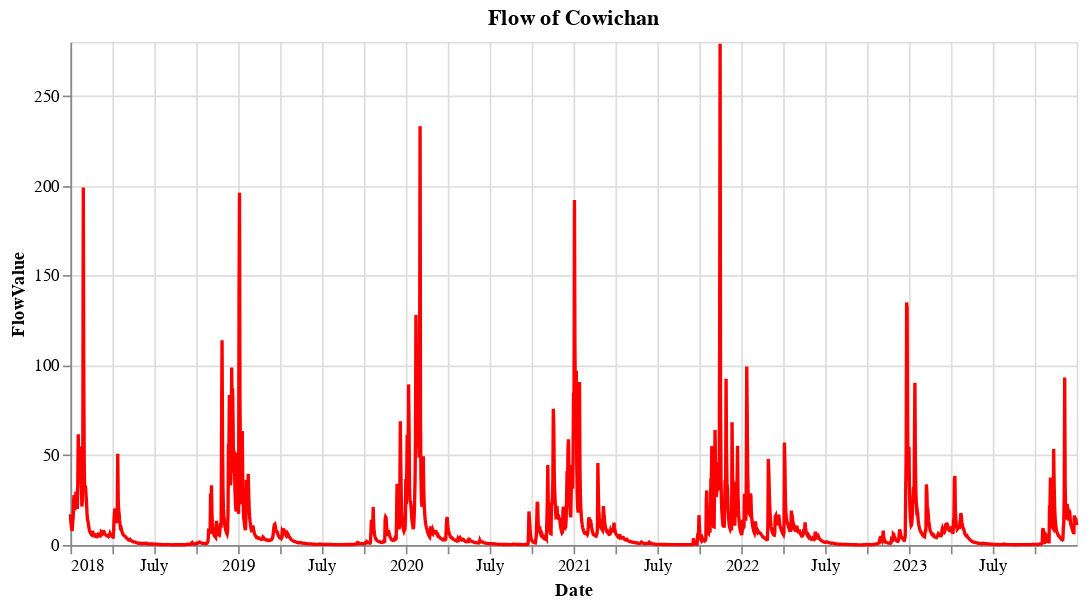

Notebook source saved alongside this figure:
### Code cell
df_filtered = sorted_flow[sorted_flow['STATION_NUMBER'] == "08HA003"]
cowichan_flow_chart = alt.Chart(df_filtered).mark_line(point=False, color = 'red').encode(
    x='Date:T',  
    y='FlowValue:Q',  
    tooltip=['YEAR', 'MONTH', 'FlowValue']  
).properties(
    width=600,
    height=300,
    title='Flow of Cowichan'
)

cowichan_flow_chart

### Figure 1 — Vega specification as saved in the notebook (floating-point values rounded to 4 significant figures; data arrays with more than 128 entries replaced by an {"elided": "..."} marker saying what was removed)
{"$schema": "https://vega.github.io/schema/vega/v5.json", "data": [{"name": "source_0", "values": {"elided": "2191 records"}, "transform": [{"type": "formula", "expr": "toDate(datum['Date'])", "as": "Date"}]}, {"name": "source_0_y_domain_FlowValue", "values": [{"min": 0.096, "max": 279.0}]}], "marks": [{"type": "line", "name": "marks", "from": {"data": "source_0"}, "sort": {"field": "datum[\"Date\"]"}, "encode": {"update": {"x": {"field": "Date", "scale": "x"}, "y": {"field": "FlowValue", "scale": "y"}, "defined": {"signal": "isValid(datum[\"Date\"]) && isFinite(+datum[\"Date\"]) && isValid(datum[\"FlowValue\"]) && isFinite(+datum[\"FlowValue\"])"}, "stroke": {"value": "red"}, "tooltip": {"signal": "{\"YEAR\": format(datum[\"YEAR\"], \"\"), \"MONTH\": format(datum[\"MONTH\"], \"\"), \"FlowValue\": format(datum[\"FlowValue\"], \"\")}"}}}, "style": ["line"]}], "scales": [{"name": "x", "type": "time", "domain": {"data": "source_0", "field": "Date"}, "range": [0, {"signal": "width"}]}, {"name": "y", "type": "linear", "domain": [{"signal": "(data(\"source_0_y_domain_FlowValue\")[0] || {}).min"}, {"signal": "(data(\"source_0_y_domain_FlowValue\")[0] || {}).max"}], "range": [{"signal": "height"}, 0], "zero": true, "nice": true}], "axes": [{"scale": "x", "ticks": false, "labels": false, "orient": "bottom", "tickCount": {"signal": "ceil(width/40)"}, "maxExtent": 0, "minExtent": 0, "gridScale": "y", "grid": true, "domain": false, "aria": false, "zindex": 0}, {"scale": "y", "domain": false, "aria": false, "tickCount": {"signal": "ceil(height/40)"}, "grid": true, "gridScale": "x", "maxExtent": 0, "zindex": 0, "ticks": false, "orient": "left", "labels": false, "minExtent": 0}, {"scale": "x", "labelFlush": true, "labelOverlap": true, "zindex": 0, "title": "Date", "orient": "bottom", "tickCount": {"signal": "ceil(width/40)"}, "grid": false}, {"scale": "y", "orient": "left", "title": "FlowValue", "zindex": 0, "tickCount": {"signal": "ceil(height/40)"}, "grid": false, "labelOverlap": true}], "title": {"text": "Flow of Cowichan", "frame": "group"}, "width": 600, "height": 300, "style": "cell", "background": "white", "padding": 5}
